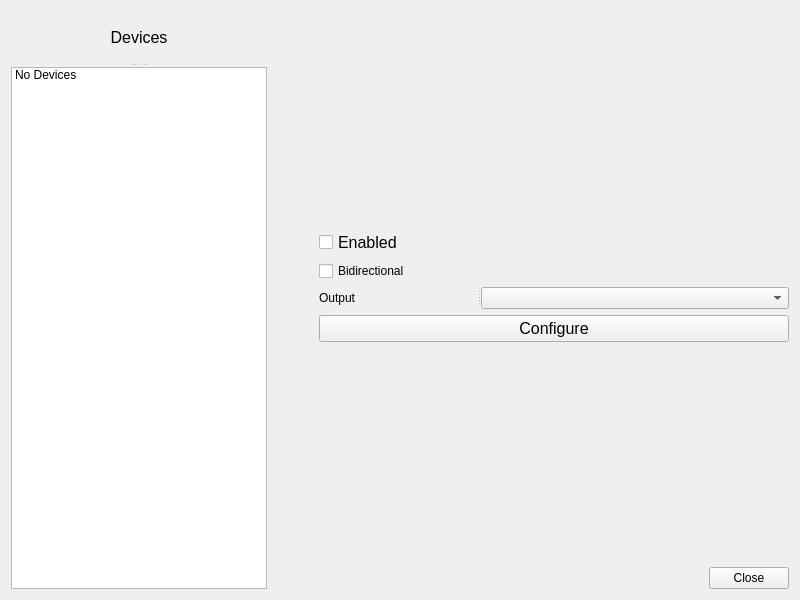
<?xml version="1.0" encoding="UTF-8"?>
<ui version="4.0">
 <author>Christopher P Yarger</author>
 <class>SettingsDialog</class>
 <widget class="QWidget" name="SettingsDialog">
  <property name="geometry">
   <rect>
    <x>0</x>
    <y>0</y>
    <width>800</width>
    <height>600</height>
   </rect>
  </property>
  <property name="sizePolicy">
   <sizepolicy hsizetype="MinimumExpanding" vsizetype="MinimumExpanding">
    <horstretch>0</horstretch>
    <verstretch>0</verstretch>
   </sizepolicy>
  </property>
  <property name="baseSize">
   <size>
    <width>800</width>
    <height>600</height>
   </size>
  </property>
  <property name="windowTitle">
   <string>OBS MIDI Settings</string>
  </property>

  <layout class="QGridLayout" name="gridLayout">
   <item row="0" column="0">
    <widget class="QSplitter" name="splitter">
     <property name="orientation">
      <enum>Qt::Vertical</enum>
     </property>
     <widget class="QLabel" name="lbl_midi_dev">
      <property name="font">
       <font>
        <family>Tahoma</family>
        <pointsize>12</pointsize>
       </font>
      </property>
      <property name="text">
       <string>Devices</string>
      </property>
      <property name="alignment">
       <set>Qt::AlignCenter</set>
      </property>
     </widget>
     <widget class="QListWidget" name="list_midi_dev">
      <item>
       <property name="text">
        <string>No Devices</string>
       </property>
      </item>
     </widget>
    </widget>
   </item>
   <item row="0" column="1">
    <layout class="QFormLayout" name="formLayout">
     <item row="6" column="1">
      <spacer name="verticalSpacer">
       <property name="orientation">
        <enum>Qt::Vertical</enum>
       </property>
       <property name="sizeHint" stdset="0">
        <size>
         <width>20</width>
         <height>40</height>
        </size>
       </property>
      </spacer>
     </item>
     <item row="7" column="1">
      <widget class="QDialogButtonBox" name="buttonBox">
       <property name="orientation">
        <enum>Qt::Horizontal</enum>
       </property>
       <property name="standardButtons">
        <set>QDialogButtonBox::Close</set>
       </property>
      </widget>
     </item>
     <item row="5" column="1">
      <widget class="QPushButton" name="btn_configure">
       <property name="enabled">
        <bool>true</bool>
       </property>
       <property name="sizePolicy">
        <sizepolicy hsizetype="Preferred" vsizetype="Preferred">
         <horstretch>0</horstretch>
         <verstretch>0</verstretch>
        </sizepolicy>
       </property>
       <property name="maximumSize">
        <size>
         <width>16777215</width>
         <height>200</height>
        </size>
       </property>
       <property name="font">
        <font>
         <family>Tahoma</family>
         <pointsize>12</pointsize>
        </font>
       </property>
       <property name="autoFillBackground">
        <bool>false</bool>
       </property>
       <property name="text">
        <string>Configure</string>
       </property>
       <property name="flat">
        <bool>false</bool>
       </property>
      </widget>
     </item>
     <item row="4" column="1">
      <widget class="QSplitter" name="splitter_2">
       <property name="orientation">
        <enum>Qt::Horizontal</enum>
       </property>
       <widget class="QLabel" name="label">
        <property name="text">
         <string>Output</string>
        </property>
       </widget>
       <widget class="QComboBox" name="outbox">
        <property name="sizePolicy">
         <sizepolicy hsizetype="Fixed" vsizetype="Fixed">
          <horstretch>0</horstretch>
          <verstretch>0</verstretch>
         </sizepolicy>
        </property>
       </widget>
      </widget>
     </item>
     <item row="0" column="1">
      <spacer name="verticalSpacer_4">
       <property name="orientation">
        <enum>Qt::Vertical</enum>
       </property>
       <property name="sizeHint" stdset="0">
        <size>
         <width>20</width>
         <height>40</height>
        </size>
       </property>
      </spacer>
     </item>
     <item row="1" column="1">
      <widget class="QCheckBox" name="check_enabled">
       <property name="font">
        <font>
         <family>Tahoma</family>
         <pointsize>12</pointsize>
        </font>
       </property>
       <property name="text">
        <string>Enabled</string>
       </property>
      </widget>
     </item>
     <item row="3" column="1">
      <widget class="QCheckBox" name="bidirectional">
       <property name="text">
        <string>Bidirectional</string>
       </property>
      </widget>
     </item>
     <item row="3" column="0">
      <spacer name="horizontalSpacer">
       <property name="orientation">
        <enum>Qt::Horizontal</enum>
       </property>
       <property name="sizeHint" stdset="0">
        <size>
         <width>40</width>
         <height>20</height>
        </size>
       </property>
      </spacer>
     </item>
    </layout>
   </item>
  </layout>
 </widget>
 <resources/>
 <connections>
  <connection>
   <sender>buttonBox</sender>
   <signal>clicked(QAbstractButton*)</signal>
   <receiver>SettingsDialog</receiver>
   <slot>close()</slot>
   <hints>
    <hint type="sourcelabel">
     <x>575</x>
     <y>521</y>
    </hint>
    <hint type="destinationlabel">
     <x>423</x>
     <y>294</y>
    </hint>
   </hints>
  </connection>
 </connections>
 <designerdata>
  <property name="gridDeltaX">
   <number>10</number>
  </property>
  <property name="gridDeltaY">
   <number>10</number>
  </property>
  <property name="gridSnapX">
   <bool>true</bool>
  </property>
  <property name="gridSnapY">
   <bool>true</bool>
  </property>
  <property name="gridVisible">
   <bool>true</bool>
  </property>
 </designerdata>
</ui>
